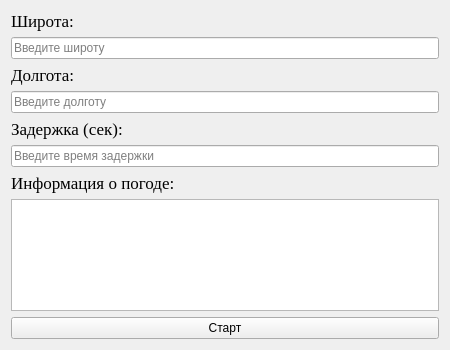
<?xml version="1.0" encoding="UTF-8"?>
<ui version="4.0">
 <class>WeatherMonitor</class>
 <widget class="QWidget" name="WeatherMonitor">
  <property name="geometry">
   <rect>
    <x>0</x>
    <y>0</y>
    <width>450</width>
    <height>350</height>
   </rect>
  </property>
  <property name="windowTitle">
   <string>Form</string>
  </property>
  <layout class="QVBoxLayout" name="verticalLayout">
   <item>
    <widget class="QLabel" name="lat_label">
     <property name="font">
      <font>
       <family>Times New Roman</family>
       <pointsize>13</pointsize>
      </font>
     </property>
     <property name="text">
      <string>Широта: </string>
     </property>
    </widget>
   </item>
   <item>
    <widget class="QLineEdit" name="lat_input">
     <property name="placeholderText">
      <string>Введите широту</string>
     </property>
    </widget>
   </item>
   <item>
    <widget class="QLabel" name="lon_label">
     <property name="font">
      <font>
       <family>Times New Roman</family>
       <pointsize>13</pointsize>
      </font>
     </property>
     <property name="text">
      <string>Долгота:</string>
     </property>
    </widget>
   </item>
   <item>
    <widget class="QLineEdit" name="lon_input">
     <property name="placeholderText">
      <string>Введите долготу</string>
     </property>
    </widget>
   </item>
   <item>
    <widget class="QLabel" name="delay_label">
     <property name="font">
      <font>
       <family>Times New Roman</family>
       <pointsize>13</pointsize>
      </font>
     </property>
     <property name="text">
      <string>Задержка (сек):</string>
     </property>
    </widget>
   </item>
   <item>
    <widget class="QLineEdit" name="delay_input">
     <property name="placeholderText">
      <string>Введите время задержки</string>
     </property>
    </widget>
   </item>
   <item>
    <widget class="QLabel" name="weather_label">
     <property name="font">
      <font>
       <family>Times New Roman</family>
       <pointsize>13</pointsize>
      </font>
     </property>
     <property name="text">
      <string>Информация о погоде:</string>
     </property>
    </widget>
   </item>
   <item>
    <widget class="QTextEdit" name="weather_info"/>
   </item>
   <item>
    <widget class="QPushButton" name="control_button">
     <property name="text">
      <string>Старт</string>
     </property>
    </widget>
   </item>
  </layout>
 </widget>
 <resources/>
 <connections/>
</ui>
